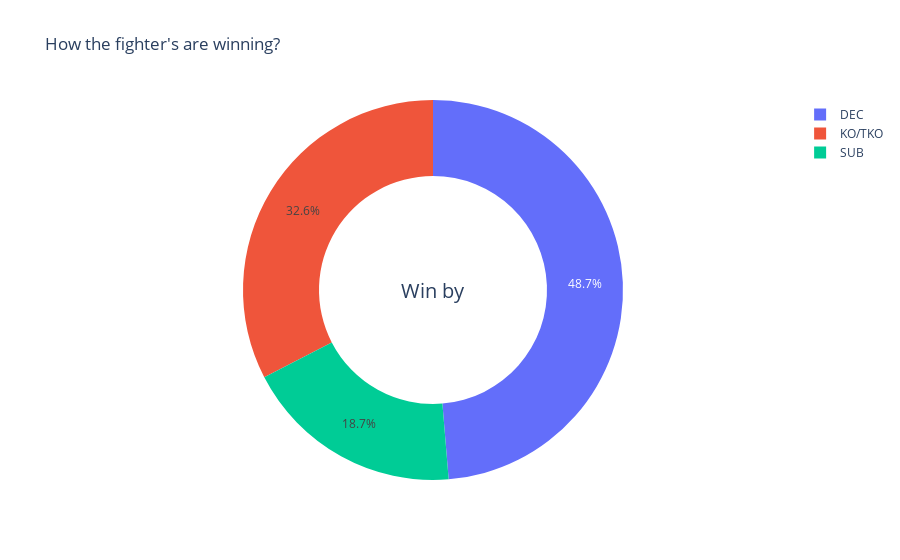

Notebook cell for this chart:
### Markdown cell above
Taller fighter has an advantage and, on average, wins. Of course, unless you are Rocky fighting Drago ;)

Now, let's talk about how the fighters are winning. The three most popular ways to win in an MMA fight are:

**1. DEC:**  Decision (Dec)  is a result of the fight or bout that does not end in a knockout in which the judges' scorecards are consulted to determine the winner; a majority of judges must agree on a result. A fight can either end in a win for an athlete, a draw, or a no decision.

**2. SUB: ** also referred to as a "tap out" or "tapping out" - is often performed by visibly tapping the floor or the opponent with the hand or in some cases with the foot, to signal the opponent and/or the referee of the submission

**3. KO/TKO:**  Knockout (KO) is when a fighter gets knocked out cold. (i.e.. From a standing to not standing position from receiving a strike.). Technical Knockout (TKO) is when a fighter is getting pummeled and is unable to defend him/herself further. The referee will step in and make a judgement call to end it and prevent the fighter from receiving any more unnecessary or permanent damage, and call it a TKO.

### Code cell
temp = df["winby"].value_counts()
fig = {
  "data": [
    {
      "values": temp.values,
      "labels": temp.index,
      "domain": {"x": [0, 1]},
      #"name": "Types of Loans",
      #"hoverinfo":"label+percent+name",
      "hole": .6,
      "type": "pie"
    },
    
    ],
  "layout": {
        "title":"How the fighter's are winning?",
        "annotations": [
            {
                "font": {
                    "size": 20
                },
                "showarrow": False,
                "text": "Win by",
                "x": 0.50,
                "y": 0.5
            }
            
        ]
    }
}
iplot(fig, filename='donut')
plt.savefig('plot_5.png')

### Figure 1 — Plotly figure (JSON) as saved in the notebook; plotly's stock layout.template omitted (floating-point values rounded to 4 significant figures)
{"data": [{"domain": {"x": [0, 1]}, "hole": 0.6, "labels": ["DEC", "KO/TKO", "SUB"], "type": "pie", "values": [1111, 744, 427]}], "layout": {"annotations": [{"font": {"size": 20}, "showarrow": false, "text": "Win by", "x": 0.5, "y": 0.5}], "title": {"text": "How the fighter's are winning?"}}}
